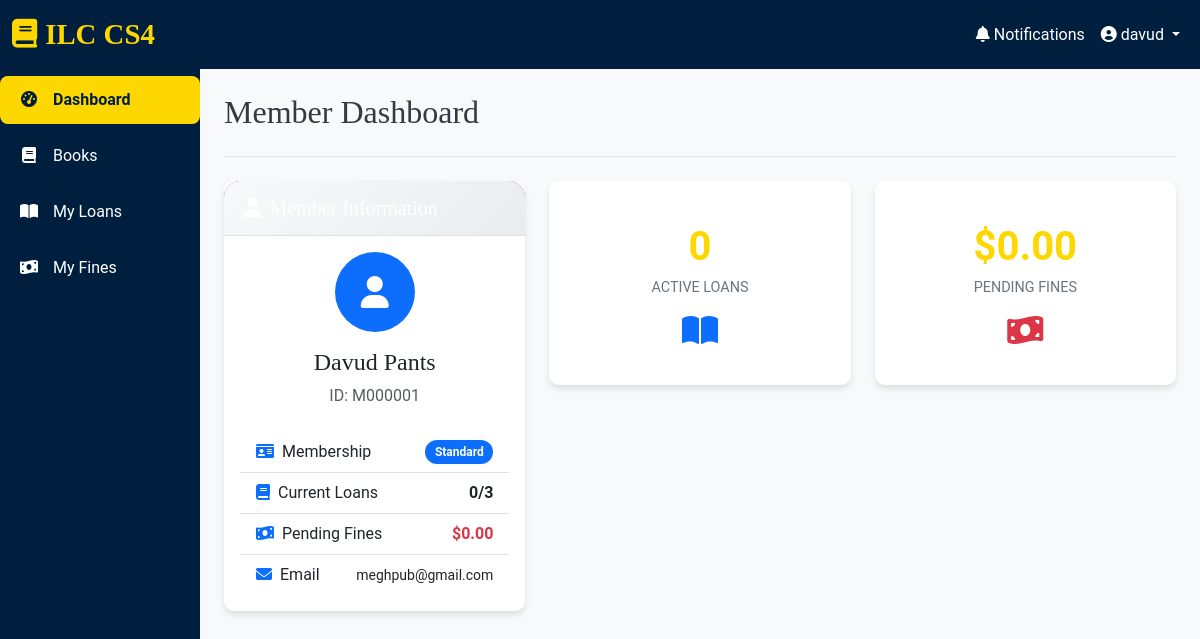
The page /dashboard (signed in) on the database its author committed.
### app.py (models this page shows, shortened)
class User(db.Model, UserMixin):
    id = db.Column(db.Integer, primary_key=True)
    username = db.Column(db.String(50), unique=True, nullable=False)
    password_hash = db.Column(db.String(128), nullable=False)
    role = db.Column(db.String(20), nullable=False, default='member')  # member, librarian, admin
    created_at = db.Column(db.DateTime, default=datetime.utcnow)

class Member(db.Model):
    id = db.Column(db.String(10), primary_key=True)
    first_name = db.Column(db.String(100), nullable=False)
    last_name = db.Column(db.String(100), nullable=False)
    email = db.Column(db.String(120), unique=True, nullable=False)
    phone = db.Column(db.String(20), nullable=False)
    address = db.Column(db.Text, nullable=False)
    membership_type = db.Column(db.String(20), nullable=False, default='standard')  # standard, premium
    membership_status = db.Column(db.String(20), nullable=False, default='active')  # active, suspended, expired
    max_books = db.Column(db.Integer, nullable=False, default=3)
    user_id = db.Column(db.Integer, db.ForeignKey('user.id'), nullable=False)
    created_at = db.Column(db.DateTime, default=datetime.utcnow)
    loans = db.relationship('Loan', backref='member', lazy=True)
    fines = db.relationship('Fine', backref='member', lazy=True)
    @property
    def full_name(self):
        return f"{self.first_name} {self.last_name}"
    @property
    def current_loans_count(self):
        return Loan.query.filter_by(member_id=self.id, return_date=None).count()
    @property
    def total_fines_due(self):
        return db.session.query(func.sum(Fine.amount)).filter(
            Fine.member_id == self.id,
            Fine.paid_date == None
        ).scalar() or 0.0

### app.py (the view, shortened to what this page needs)
@app.route('/')
@app.route('/dashboard')
@login_required
def dashboard():
    update_overdue_loans()
    current_time = datetime.utcnow()
    if current_user.role == 'member':
        member = Member.query.options(
            joinedload(Member.loans).joinedload(Loan.book),
            joinedload(Member.fines)
        ).filter_by(user_id=current_user.id).first()
        if member:
            active_loans = [loan for loan in member.loans if loan.return_date is None]
            recent_loans = sorted(member.loans, key=lambda x: x.loan_date, reverse=True)[:5]
            pending_fines = [fine for fine in member.fines if fine.status == 'pending']
            return render_template('dashboard.html',
                                 title='Member Dashboard',
                                 member=member,
                                 active_loans=active_loans,
                                 recent_loans=recent_loans,
                                 pending_fines=pending_fines,
                                 now=current_time)  # Add this line
        else:
            flash('Please complete your member profile.', 'warning')
            return redirect(url_for('profile'))

### app.py (called while the page is built, shortened)
@app.context_processor
def inject_now():
    return {'now': datetime.utcnow()}

@login_manager.user_loader
def load_user(user_id):
    return User.query.get(int(user_id))

def update_overdue_loans():
    overdue_loans = Loan.query.filter(
        Loan.return_date == None,
        Loan.due_date < datetime.utcnow(),
        Loan.status == 'active'
    ).all()
    db.session.commit()

### templates/dashboard.html (shortened to what this page needs)
{% extends "base.html" %}
{% block content %}
    {% if current_user.role == 'member' %}
        <div class="row">
            <div class="col-md-4">
                <div class="card">
                    <div class="card-header bg-primary text-white">
                        <h5 class="mb-0"><i class="fas fa-user me-2"></i>Member Information</h5>
                    </div>
                    <div class="card-body">
                        <div class="text-center mb-4">
                            <div class="bg-primary rounded-circle d-inline-flex align-items-center justify-content-center" style="width: 80px; height: 80px;">
                                <i class="fas fa-user text-white" style="font-size: 2rem;"></i>
                            </div>
                            <h4 class="mt-3">{{ member.full_name }}</h4>
                            <p class="text-muted">ID: {{ member.id }}</p>
                        </div>
                        <div class="list-group list-group-flush">
                            <div class="list-group-item d-flex justify-content-between align-items-center">
                                <span><i class="fas fa-id-card me-2 text-primary"></i>Membership</span>
                                <span class="badge bg-primary rounded-pill text-capitalize">{{ member.membership_type }}</span>
                            </div>
                            <div class="list-group-item d-flex justify-content-between align-items-center">
                                <span><i class="fas fa-book me-2 text-primary"></i>Current Loans</span>
                                <span class="fw-bold">{{ member.current_loans_count }}/{{ member.max_books }}</span>
                            </div>
                            <div class="list-group-item d-flex justify-content-between align-items-center">
                                <span><i class="fas fa-money-bill-wave me-2 text-primary"></i>Pending Fines</span>
                                <span class="fw-bold text-danger">${{ "%.2f"|format(member.total_fines_due) }}</span>
                            </div>
                            <div class="list-group-item d-flex justify-content-between align-items-center">
                                <span><i class="fas fa-envelope me-2 text-primary"></i>Email</span>
                                <small>{{ member.email }}</small>
                            </div>
                        </div>
                    </div>
                </div>
            </div>
            <div class="col-md-8">
                <div class="row">
                    <div class="col-md-6">
                        <div class="card stat-card">
                            <div class="card-body">
                                <div class="number">{{ member.current_loans_count }}</div>
                                <div class="label">Active Loans</div>
                                <i class="fas fa-book-open mt-3 text-primary" style="font-size: 2rem;"></i>
                            </div>
                        </div>
                    </div>
                    <div class="col-md-6">
                        <div class="card stat-card">
                            <div class="card-body">
                                <div class="number">${{ "%.2f"|format(member.total_fines_due) }}</div>
                                <div class="label">Pending Fines</div>
                                <i class="fas fa-money-bill-wave mt-3 text-danger" style="font-size: 2rem;"></i>
                            </div>
                        </div>
                    </div>
                </div>
            </div>
        </div>
    {% endif %}
{% endblock %}

### templates/base.html (shortened to what this page needs)
<!DOCTYPE html>
<html lang="en">
<head>
    <link href="https://cdn.jsdelivr.net/npm/bootstrap@5.3.0-alpha1/dist/css/bootstrap.min.css" rel="stylesheet">
    <link href="https://cdnjs.cloudflare.com/ajax/libs/font-awesome/6.0.0/css/all.min.css" rel="stylesheet">
    <link rel="stylesheet" href="{{ url_for('static', filename='style.css') }}">
</head>
<body class="{% block body_class %}{% endblock %}">
    <nav class="navbar navbar-expand-lg navbar-dark" style="background-color: var(--primary-color);">
    <div class="container-fluid">
        <a class="navbar-brand" href="{{ url_for('dashboard') }}">
            <i class="fas fa-book me-2"></i>ILC CS4
        </a>
        <div class="collapse navbar-collapse" id="navbarNav">
            <ul class="navbar-nav ms-auto">
                {% if current_user.is_authenticated %}
                    {% if current_user.role == 'member' %}
                    <li class="nav-item">
                        <a class="nav-link" href="{{ url_for('notifications') }}">
                            <i class="fas fa-bell me-1"></i>Notifications
                        </a>
                    </li>
                    {% endif %}
                    <li class="nav-item dropdown">
                        <a class="nav-link dropdown-toggle" href="#" id="navbarDropdown" role="button" data-bs-toggle="dropdown">
                            <i class="fas fa-user-circle me-1"></i>{{ current_user.username }}
                        </a>
                    </li>
                {% endif %}
            </ul>
        </div>
    </div>
</nav>
    <div class="container-fluid">
        <div class="row">
            {% if current_user.is_authenticated %}
            <div class="col-md-3 col-lg-2 d-md-block sidebar collapse" style="height: 230rem;">
                <div class="position-sticky pt-3">
                    <ul class="nav flex-column">
                        <li class="nav-item">
                            <a class="nav-link {% if request.endpoint == 'dashboard' %}active{% endif %}" href="{{ url_for('dashboard') }}">
                                <i class="fas fa-tachometer-alt"></i> Dashboard
                            </a>
                        </li>
                        <li class="nav-item">
                            <a class="nav-link {% if request.endpoint == 'books' %}active{% endif %}" href="{{ url_for('books') }}">
                                <i class="fas fa-book"></i> Books
                            </a>
                        </li>
                        {% if current_user.role == 'member' %}
                        <li class="nav-item">
                            <a class="nav-link {% if request.endpoint == 'loans' %}active{% endif %}" href="{{ url_for('loans') }}">
                                <i class="fas fa-book-open"></i> My Loans
                            </a>
                        </li>
                        <li class="nav-item">
                            <a class="nav-link {% if request.endpoint == 'fines' %}active{% endif %}" href="{{ url_for('fines') }}">
                                <i class="fas fa-money-bill-wave"></i> My Fines
                            </a>
                        </li>
                        {% endif %}
                    </ul>
                </div>
            </div>
            {% endif %}
            <main class="col-md-9 ms-sm-auto col-lg-10 px-md-4 py-4">
                <div class="d-flex justify-content-between flex-wrap flex-md-nowrap align-items-center pb-3 mb-4 border-bottom">
                    <h1 class="h2"> {{ title }}</h1>
                </div>
                {% block content %}{% endblock %}
            </main>
        </div>
    </div>
</body>
</html>

### static/style.css (style rules this page uses)
body { font-family: 'Roboto', sans-serif; background-color: var(--light-color); color: var(--dark-color); }
h1, h2, h3, h4, h5, h6 { font-family: 'Playfair Display', serif; }
.navbar-brand { font-family: 'Playfair Display', serif; font-size: 1.8rem; color: var(--secondary-color) !important; }
.navbar-nav .nav-link { color: white !important; transition: all 0.3s ease; }
.sidebar .nav-link { color: white; transition: all 0.3s ease; border-radius: 8px; margin: 4px 0; padding: 0.75rem 1rem; }
.sidebar .nav-link.active { background-color: var(--secondary-color); color: var(--primary-color); font-weight: bold; }
.card-header { background: linear-gradient(135deg, #f8f9fa 0%, #e9ecef 100%); border-bottom: 1px solid #dee2e6; border-radius: 16px 16px 0 0 !important; font-weight: bold; color: var(--primary-color); }
.badge { font-weight: bold; padding: 0.5em 0.8em; }

### templates/base.html (style rules this page uses)
:root { --primary-color: #2c3e50; --secondary-color: #3498db; --accent-color: #e74c3c; --success-color: #27ae60; --warning-color: #f39c12; --light-color: #ecf0f1; --dark-color: #2c3e50; }
body { background-color: #f8f9fa; font-family: 'Segoe UI', Tahoma, Geneva, Verdana, sans-serif; }
.navbar-brand { font-weight: bold; color: var(--primary-color) !important; }
main { margin-left: 16.666667%; width: calc(100% - 16.666667%); }
.sidebar { background-color: var(--primary-color); color: white; min-height: calc(100vh - 56px); padding: 0; position: fixed; top: 56px; left: 0; width: 16.666667%; height: calc(100vh - 56px); overflow-y: auto; z-index: 1000; }
.sidebar .nav-link { color: rgba(255, 255, 255, 0.8); padding: 12px 20px; border-left: 3px solid transparent; }
.sidebar .nav-link:hover, .sidebar .nav-link.active { color: white; background-color: rgba(255, 255, 255, 0.1); border-left: 3px solid var(--secondary-color); }
.sidebar .nav-link i { margin-right: 10px; width: 20px; text-align: center; }
.card { border: none; border-radius: 10px; box-shadow: 0 4px 6px rgba(0, 0, 0, 0.1); transition: transform 0.2s; margin-bottom: 20px; }
.card-header { background-color: white; border-bottom: 1px solid #eaeaea; font-weight: 600; padding: 15px 20px; }
.stat-card { text-align: center; padding: 20px; }
.stat-card .number { font-size: 2.5rem; font-weight: bold; color: var(--secondary-color); }
.stat-card .label { font-size: 0.9rem; color: #6c757d; text-transform: uppercase; }
.badge { font-size: 0.75rem; padding: 5px 10px; border-radius: 12px; }

### rows shown on the page
User: username "davud"
Member: full_name "Davud Pants", id "M000001", membership_type "Standard", max_books "3", email "meghpub@gmail.com"

### other values the page prints
{{ title }} "Member Dashboard"
{{ member.current_loans_count }} "0"
{{ "%.2f"|format(member.total_fines_due) }} "0.00"
